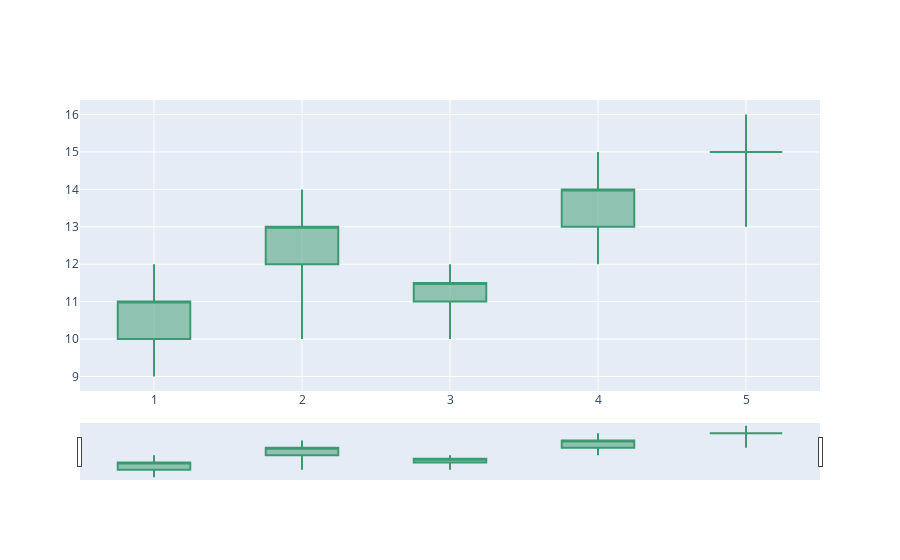

The cell this chart's notebook holds for it:
### Code cell
import plotly.graph_objects as go



# Sample data

x = [1, 2, 3, 4, 5]

open_prices = [10, 12, 11, 13, 15]

high_prices = [12, 14, 12, 15, 16]

low_prices = [9, 10, 10, 12, 13]

close_prices = [11, 13, 11.5, 14, 15]



fig = go.Figure(data=[go.Candlestick(x=x, open=open_prices, high=high_prices, low=low_prices, close=close_prices,

                                    hovertext=["Buy Date: " + "2024-05-01" + "<br>High: " + str(h) + "<br>Low: " + str(l) + "<br>Close: " + str(c) 

                                              for o, h, l, c in zip(open_prices, high_prices, low_prices, close_prices)])])



fig.show()

### Figure 1 — Plotly figure (JSON) as saved in the notebook; plotly's stock layout.template omitted (floating-point values rounded to 4 significant figures)
{"data": [{"close": [11, 13, 11.5, 14, 15], "high": [12, 14, 12, 15, 16], "hovertext": ["Buy Date: 2024-05-01<br>High: 12<br>Low: 9<br>Close: 11", "Buy Date: 2024-05-01<br>High: 14<br>Low: 10<br>Close: 13", "Buy Date: 2024-05-01<br>High: 12<br>Low: 10<br>Close: 11.5", "Buy Date: 2024-05-01<br>High: 15<br>Low: 12<br>Close: 14", "Buy Date: 2024-05-01<br>High: 16<br>Low: 13<br>Close: 15"], "low": [9, 10, 10, 12, 13], "open": [10, 12, 11, 13, 15], "type": "candlestick", "x": [1, 2, 3, 4, 5]}], "layout": {"autosize": true, "xaxis": {"autorange": true, "range": [0.5, 5.5], "rangeslider": {"autorange": true, "range": [0.5, 5.5], "yaxis": {"_template": null, "rangemode": "match"}}, "type": "linear"}, "yaxis": {"autorange": true, "range": [8.611, 16.39]}}}
